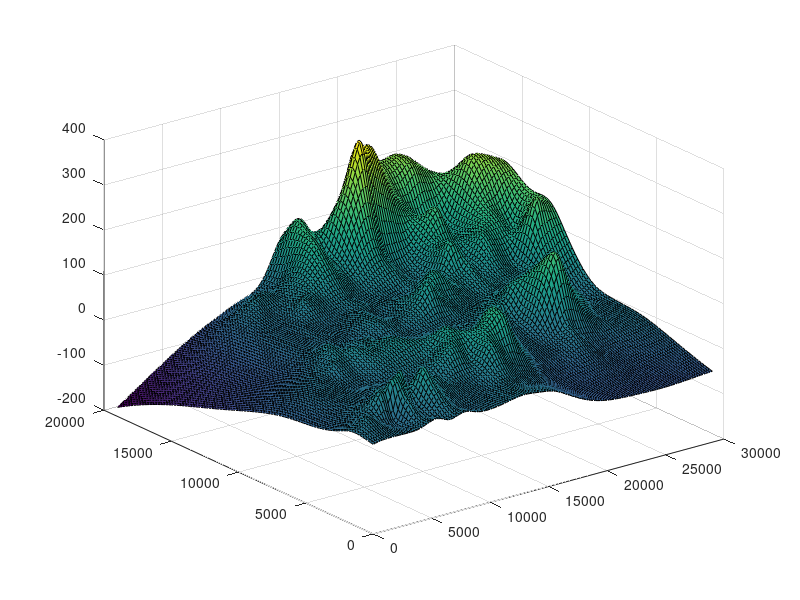

Write the MATLAB code that produced this figure.
[x0,y0] = meshgrid(0:200:29000,0:200:19000);
a = load('data1.txt');
x = a(:,1)';
y = a(:,2)';
z = a(:,3)';
[X,Y,Z] = griddata(x,y,z,x0,y0,'v4');
surf(X,Y,Z)
